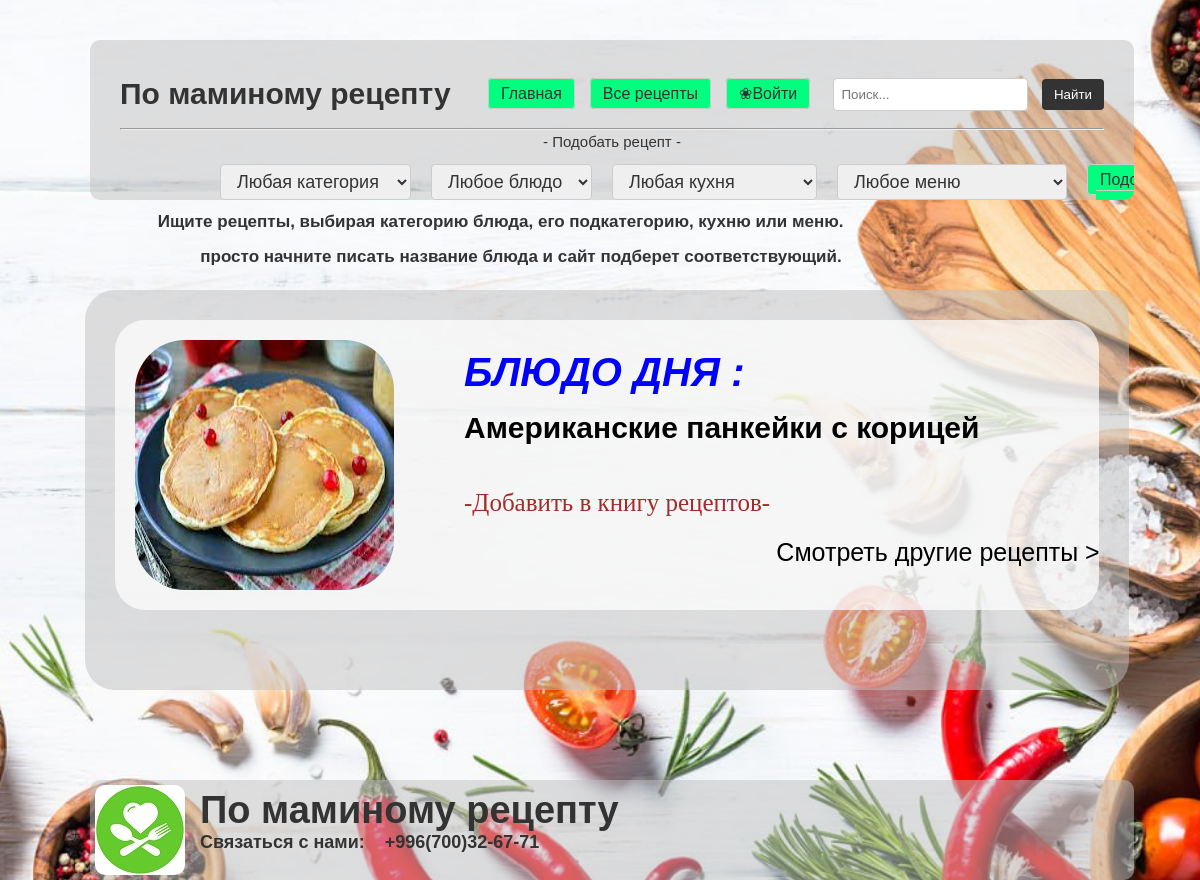
The page / on the database its author committed.
### crm/models.py (models this page shows)
class Dishes(models.Model):
    dish_dt = models.DateTimeField(auto_now=True)
    dish_name = models.CharField(max_length=200, verbose_name="Name of dish")
    dish_info = models.TextField(verbose_name="Information")
    dish_image = models.ImageField(upload_to="templates/media/", default='templates/static/image/image4.jpg')
    nationality = models.ManyToManyField(Nationality ,verbose_name='Nationality')
    category = models.ManyToManyField(Category, verbose_name='Category of dish')
    menu = models.ManyToManyField(Menu, verbose_name="Menu")
    products = models.CharField(max_length=200,verbose_name="Products",default='Ech balya')
    bludo = models.ManyToManyField(Bludo)
    def __str__(self):
        return self.dish_name
    class Meta:
        verbose_name = "Dish"
        verbose_name_plural = "Dishes"

### crm/views.py (the view)
# urls.py: path('', views.first_page, name='index'),
def first_page(request):
    selected_menu = request.GET.get('menu')
    selected_cuisine = request.GET.get('cuisine')
    selected_bludo = request.GET.get('bludo')
    selected_category = request.GET.get('category')
    categories = Category.objects.all()
    object_list = Dishes.objects.all()
    bludos = Bludo.objects.filter(category__name=selected_category)
    cuisines =Nationality.objects.all()
    menus = Menu.objects.all()
    random_obj = random.choice(object_list)
    request.session['my_object_id'] = random_obj.id
    if request.user.is_authenticated:
        favorite_recipes = FavoriteRecipe.objects.filter(user=request.user).values_list('recipe', flat=True)
        for recipe in object_list:
            recipe.is_favorite = recipe.id in favorite_recipes
    return render(request, './index.html', {'object_list': object_list,
                                            'categories': categories,
                                                'bludos': bludos,
                                            'selected_category': selected_category,
                                            'selected_bludo': selected_bludo,
                                            'cuisines': cuisines,
                                            'selected_cuisine': selected_cuisine,
                                            'menus': menus,
                                            'selected_menu': selected_menu,
                                            'random_obj': random_obj,
                                            })

### templates/index.html
{% extends 'base.html' %}
{% block content %}
<body>
    <main>
        <section class="recipes">
            <h1>&nbsp;&nbsp;&nbsp;&nbsp;&nbsp;&nbsp;&nbsp;&nbsp;Ищите рецепты, выбирая категорию блюда, его подкатегорию, кухню или меню.</h1>
            <h1>&nbsp;&nbsp;&nbsp;&nbsp;&nbsp;&nbsp;&nbsp;&nbsp;&nbsp;&nbsp;&nbsp;&nbsp;&nbsp;&nbsp;&nbsp;&nbsp;&nbsp;просто начните писать название блюда и сайт подберет соответствующий.</h1>
        </section>
            <div class="panelll">
                <div class="fav">
                    <img  src="{{ random_obj.dish_image.url }}" alt="">
                        <div class="write">
                           <b>
                             <i>
                                БЛЮДО ДНЯ :
                             </i>
                            </b>
                            <a href="{%url 'detail'%}">
                            <h1>
                                {{ random_obj }}
                            </h1>
                            </a>
                            {% if random_obj.is_favorite %}
                                <p class="book" >В избранном</p>
                            {% else %}
                                {% if user.is_authenticated %}
                                    <a class="book" href="{% url 'add_to_favorites' random_obj.id %}">
                                        -Добавить в книгу рецептов-
                                    </a>
                                {% else %}
                                    <a class="book" href="{% url 'login' %}">
                                        -Добавить в книгу рецептов-
                                    </a>
                                {% endif %}
                            {% endif %}
                            <a class="var" href="{% url 'dishes' %}"> Смотреть другие рецепты ></a>
                        </div>
                </div>
            </div>
    </main>
</body>
<footer class="foot">
    <img src="/static/image/icon.jpg">
    <h1>По маминому рецепту</h1>
    <h2>Связаться с нами:&nbsp;&nbsp;&nbsp;&nbsp;+996(700)32-67-71</h2>
</footer>
{% endblock %}

### templates/static/css/styles.css (style rules this page uses)
* { margin: 0; padding: 0; box-sizing: border-box; }
img { border-radius: 50px; max-width: 300px; max-height: 300px; }
body { font-family: Arial, sans-serif; line-height: 1.6; color: #333; }
.recipes { padding: 40px 20px; }
.recipes h1 { position: relative; top: 8px; left: 100px; width: 800px; height: 15px; font-size: 17px; margin-bottom: 20px; }
footer { height: 100px; width: 87vw; position: relative; top: 70px; left:90px; border-radius: 10px; background-color: rgba(192, 192, 192, 0.5); padding: 20px; text-align: center; font-size: 12px; color: #666; }
.foot img { position: absolute; top: 5px; left: 5px; border-radius: 10px; max-height: 200px; max-width: 135px; }
.foot h1 { position: absolute; top:0px; left:110px; font-size: 38px; font-weight: bold; color: #333; text-decoration: none; }
.foot h2 { position: absolute; top:48px; left: 110px; fornt-size:20px; color: #333; }

### templates/static/css/favorite.css (style rules this page uses)
.panelll { position: relative; top: -20px; left: 85px; border-radius: 30px; background-color: rgba(192,192,192,0.5); padding: 30px; width: 87vw; height: 400px; }
.fav { position: relative; padding: 20px; border-radius: 30px; background-color: rgba(255, 255, 255, 0.7); display: flex; flex-wrap: wrap; }
.write { position: relative; min-height:250px; left: 70px; }
.write i { color: blue; font-size: 40px; }
.write a { text-decoration: none; }
.write h1 { color: black; font-size: 30px; }
.write .book { position: relative; top: 30px; font-family: cursive ; font-size: 25px; color: brown; }
.write .var { position: relative; top: 80px; font-size: 25px; color: black; }

### templates/base.html (style rules this page uses)
body { background-image: url("/static/image/background.jpg"); background-size: 1680px; background-position: center; background-repeat: no-repeat; background-attachment: fixed; }

### rows shown on the page
Dishes: dish_image (picture), dish_name "Американские панкейки с корицей"
